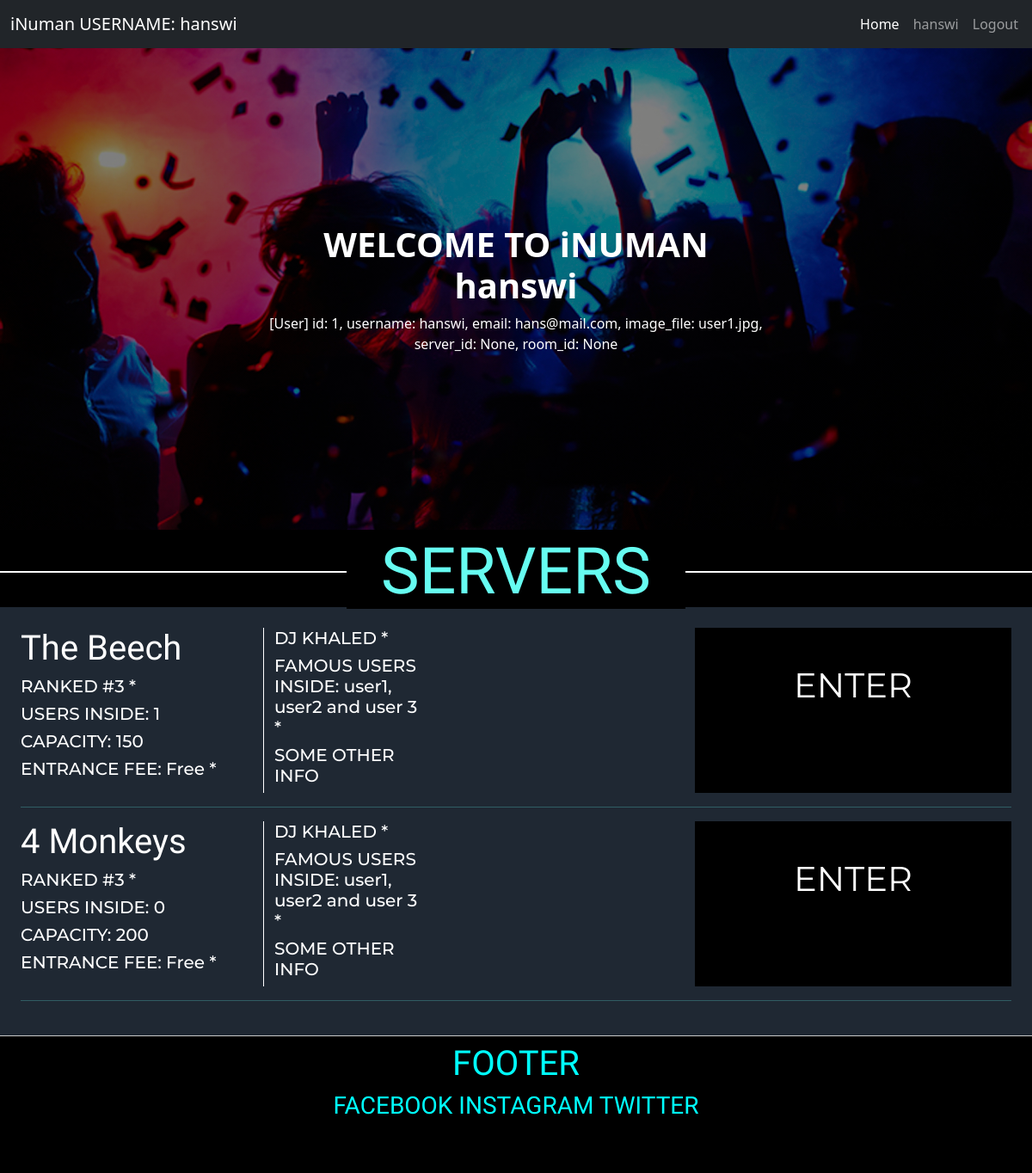
Page / (signed in) on the earlier database version.
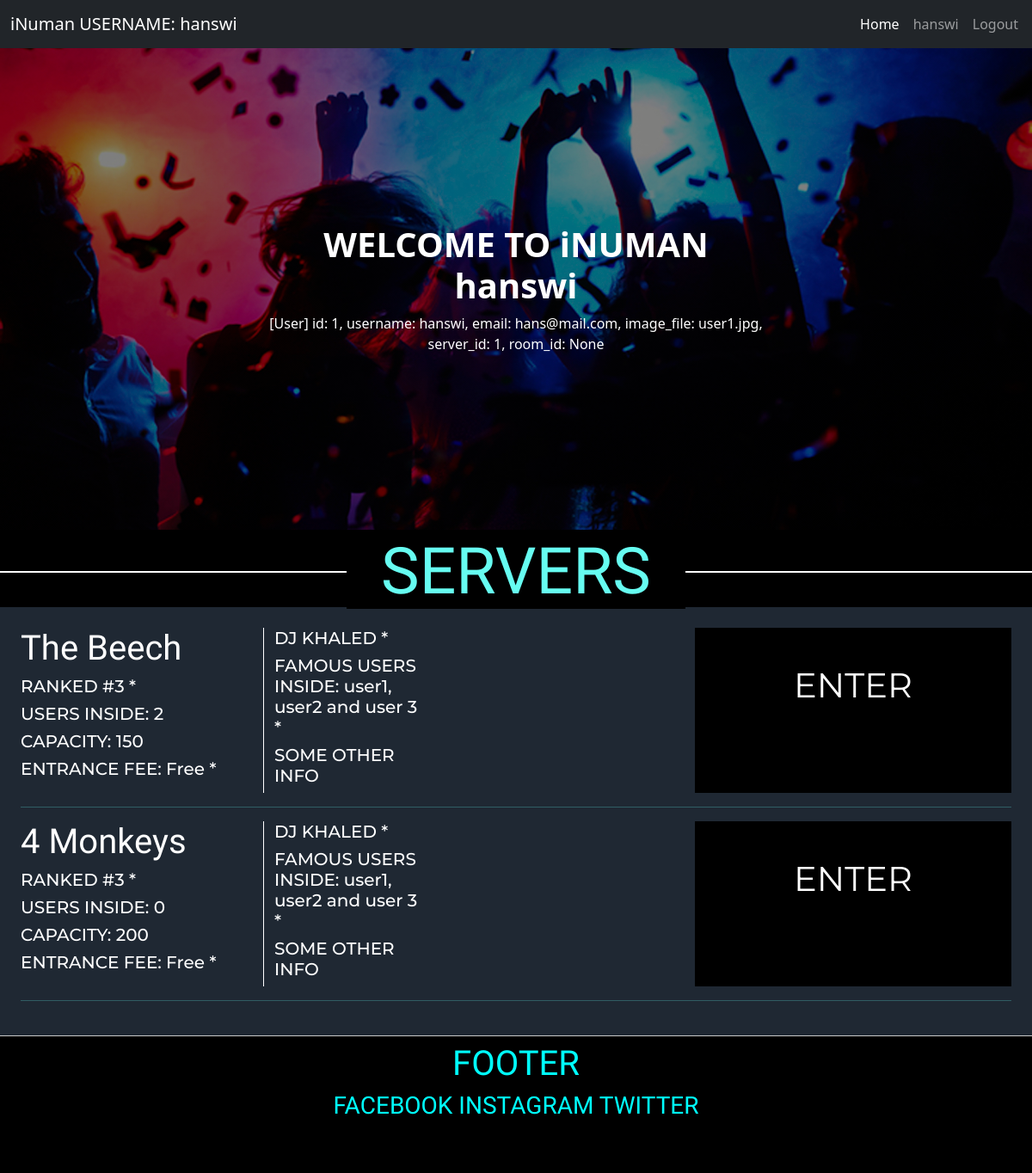
Same page on the later database version.
### package/models.py (models this page shows, shortened)
class User(db.Model, UserMixin):
    id = db.Column(db.Integer, primary_key = True)
    username = db.Column(db.String(20), unique=True, nullable=False)
    email = db.Column(db.String(100), unique=True, nullable=False)
    image_file = db.Column(db.String(20), nullable=False, default='default.jpg')
    password = db.Column(db.String(60), nullable=False)
    server_id = db.Column(db.Integer, db.ForeignKey('app_server.id'), nullable=True)
    room_id = db.Column(db.Integer, db.ForeignKey('app_server_room.id'), nullable=True)
    def __repr__(self):
        return f"""[User]
        id: {self.id},
        username: {self.username},
        email: {self.email},
        image_file: {self.image_file},
        server_id: {self.server_id},
        room_id: {self.room_id}\n\n"""

class AppServer(db.Model):
    id = db.Column(db.Integer, primary_key = True)
    name = db.Column(db.String(20), unique=True, nullable=False)
    capacity = db.Column(db.Integer, nullable=False, default=150)
    created_at = db.Column(db.DateTime, nullable=False, default=datetime.utcnow)
    rooms = db.relationship('AppServerRoom', backref='server', lazy=True)
    clients = db.relationship('User', backref='server', lazy=True)

### package/routes.py (the view)
@app.route('/')
def index():
    servers = AppServer.query.all()
    return render_template('index.html', servers=servers)

### package/models.py (called while the page is built)
@login_manager.user_loader
def load_user(user_id):
    return User.query.get(int(user_id))

### package/templates/index.html (shortened to what this page needs)
{% extends 'layout.html' %}
{% block page_css %}
    <link rel="stylesheet" href="{{ url_for('static', filename='styles/index.css') }}">
{% endblock page_css %}
{% block content %}
    <div class="hero-image">
        <div class="hero-text">
            {% if current_user.is_authenticated %}
            <h1><b>WELCOME TO iNUMAN {{current_user.username}}</b></h1>
            {{current_user}}
            {% else %}
            <h1><b>WELCOME TO iNUMAN</b></h1>
            {% endif %}
        </div>
    </div>
    <section id="servers">
        <h1 class="text-center mt-5 title"><span>SERVERS</span></h1>
        <div class="container-fluid p-4">
            {% for server in servers %}
            <div class="row server-info">
                <div class="col-lg-3">
                    <h1 class="server-name">{{server.name}}</h3>
                    <h5>RANKED #3 *</h5>
                    <h5 id="server-{{server.id}}-user-count">USERS INSIDE: {{server.clients|length}}</h5>
                    <h5>CAPACITY: {{server.capacity}}</h5>
                    <h5>ENTRANCE FEE: Free *</h5>
                </div>
                <div class="col-lg-2" style="border-left: 1px solid white;">
                    <h5>DJ KHALED *</h5>
                    <h5>FAMOUS USERS INSIDE: user1, user2 and user 3 *</h5>
                    <h5>SOME OTHER INFO</h5>
                </div>
                <div class="col-lg-3"></div>
                <div class="col-lg-4 text-center server-buttons">
                    <a href="{{url_for('show_server', server_id=server.id)}}" class="enter-server">
                        ENTER
                    </a>
                </div>
            </div>
            <hr>
            {% endfor %}
        </div>
    </section>
{% endblock content %}

### package/templates/layout.html (shortened to what this page needs)
<!DOCTYPE html>
<html lang="en">
<head>
    <link href="https://cdn.jsdelivr.net/npm/bootstrap@5.1.0/dist/css/bootstrap.min.css" rel="stylesheet">
    <link rel="stylesheet" href="{{ url_for('static', filename='styles/layout.css') }}">
    {% block page_css %}
    {% endblock page_css %}
</head>
<body>
    <nav class="navbar navbar-expand-lg navbar-dark bg-dark">
        <div class="container-fluid">
          {% if current_user.is_authenticated %}
          <a class="navbar-brand" href="{{ url_for('index') }}">iNuman USERNAME: {{ current_user.username }}</a>
          {% else %}
          <a class="navbar-brand" href="{{ url_for('index') }}">iNuman</a>
          {% endif %}
        </div>
        <div class="d-flex">
            <div class="collapse navbar-collapse" id="navbarSupportedContent">
                <ul class="navbar-nav me-2 ms-3 mb-2 mb-lg-0">
                  <li class="nav-item">
                    <a class="nav-link active" aria-current="page" href="{{ url_for('index') }}">Home</a>
                  </li>
                  {% if current_user.is_authenticated %}
                    <li class="nav-item">
                      <a class="nav-link" href="#">{{current_user.username}}</a>
                    </li>
                    <li class="nav-item">
                      <a class="nav-link" href="{{url_for('logout')}}">Logout</a>
                    </li>
                    {% else %}
                    <li class="nav-item">
                      <a class="nav-link" href="{{url_for('login')}}">Login</a>
                    </li>
                    {% endif %}
                </ul>
              </div>
        </div>
      </nav>
    {% block content %}
    {% endblock content %}
    <footer>
      <div class="container mt-2">
        <div class="row text-center">
          <div class="col-lg-12">
            <h1>FOOTER</h1>
          </div>
        </div>
        <div class="row text-center">
          <div class="col-lg-12">
            <h3>FACEBOOK INSTAGRAM TWITTER</h3>
          </div>
        </div>
      </div>
    </footer>
</body>
</html>

### package/static/styles/layout.css (style rules this page uses)
footer { height: 20vh; background-color: black; font-family: 'Josefin Sans', sans-serif; color:aqua; border-top: 1px solid rgb(202, 202, 202); }

### package/static/styles/index.css (style rules this page uses)
body, html { height: 100%; background-color: black; }
.hero-image { background-image: linear-gradient(rgba(0, 0, 0, 0.5), rgba(0, 0, 0, 0.5)), url("/static/images/index_hero.jpg"); height: 70%; background-position: center; background-repeat: no-repeat; background-size: cover; position: relative; }
.hero-text { text-align: center; position: absolute; top: 50%; left: 50%; transform: translate(-50%, -50%); color: white; }
#servers { color: #66FCF1; background-color: black; }
#servers > .container-fluid { background-color: #1F2833; }
.server-info { color: white; font-family: 'Montserrat', sans-serif; }
.server-name { font-family: 'Yeseva One', cursive; }
.server-buttons { margin-top: 0%; }
.server-buttons .enter-server { display: block; height: 100%; width: 100%; background-color: #000000; text-decoration: none; }
.server-buttons .enter-server { padding-top: 10%; font-size: 40px; color:white; }
.title { font-size: 75px; font-family: 'Josefin Sans', sans-serif; border-bottom: 2px solid white; line-height: 0.001em; width: 100%; margin: 10px 0 40px; }
.title span { background-color:black; padding:0 40px; }

Differences in the rows shown:
changed User "hanswi": id+username+email "[User] id: 1, username: hanswi, email: hans@mail.com, image_file: user1.jpg, server_id: None, room_id: None" → "[User] id: 1, username: hanswi, email: hans@mail.com, image_file: user1.jpg, server_id: 1, room_id: None"
computed for AppServer "The Beech": clients|length "1" → "2"
